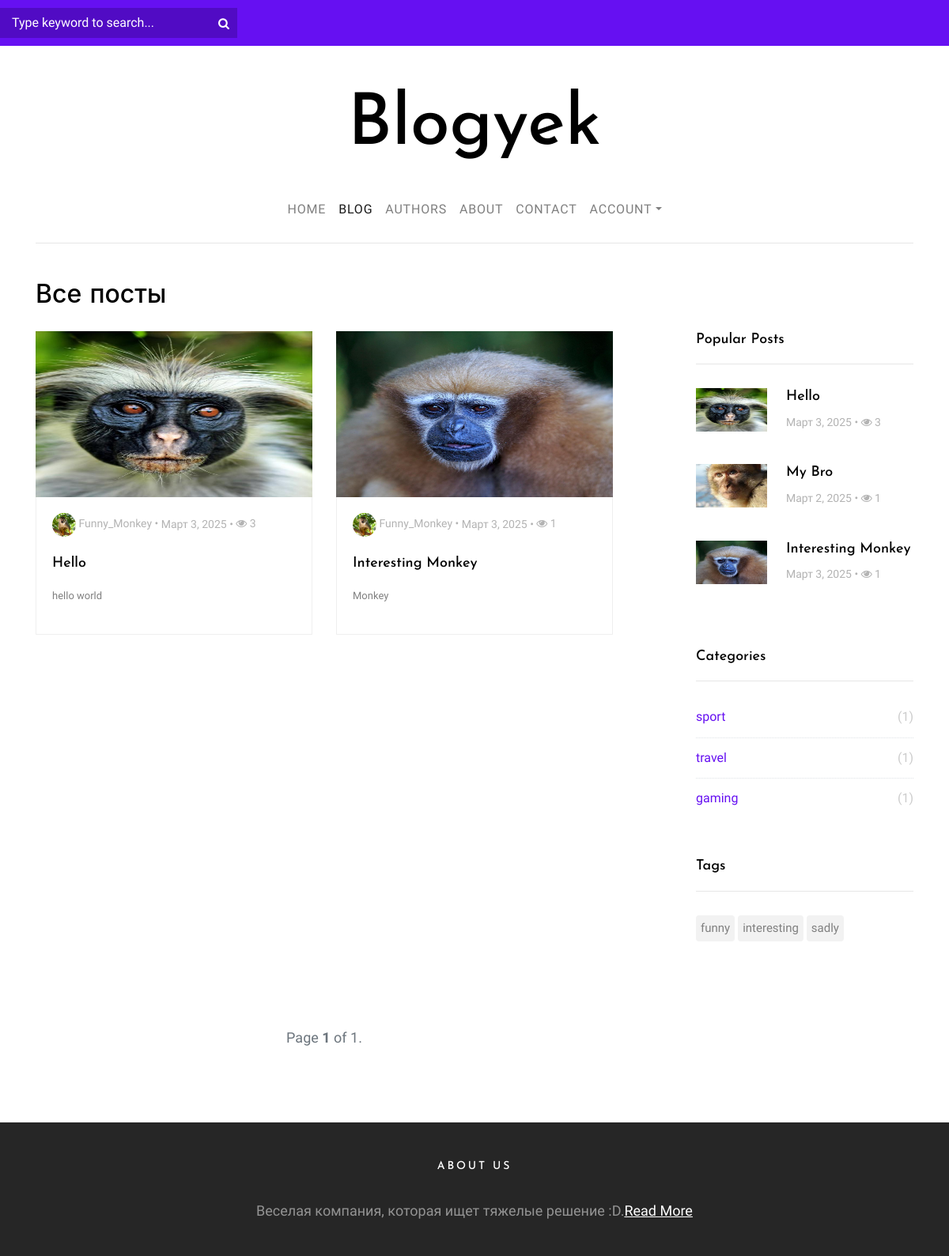
Page /post/ on the committed database.
### posts/models.py (models this page shows, shortened)
class Post(models.Model):
    author = models.ForeignKey(settings.AUTH_USER_MODEL, on_delete=models.CASCADE)  # Автор поста
    category = models.ForeignKey(Category, on_delete=models.CASCADE)  # Категория поста
    tags = models.ManyToManyField(Tag, blank=True, verbose_name='Теги')  # Теги поста
    views = models.ManyToManyField(HitCount, related_name='post_views', blank=True)  # Количество просмотров
    title = models.CharField(max_length=75, verbose_name='Заголовок')  # Заголовок поста
    slug = models.SlugField(unique=True, help_text='Рекомендуется не изменять это вручную.')  # Уникальный slug
    image = models.ImageField(upload_to='posts/%Y/%m/%d/', verbose_name='Изображение')  # Изображение к посту
    content = RichTextField(verbose_name='Контент')  # Контент поста с расширенным текстовым редактором
    created = models.DateTimeField(auto_now_add=True, verbose_name='Дата создания')  # Дата создания поста
    available = models.BooleanField(default=True, verbose_name='Активный/Неактивный')  # Доступность поста
    def getHitCount(self):
        return self.views.count()
    class Meta:
        ordering = ['-created']  # Сортировка постов от новых к старым

class Category(models.Model):
    name = models.CharField(max_length=50, verbose_name='Название категории')  # Название категории
    slug = models.SlugField(unique=True, help_text='Рекомендуется не изменять это вручную.')  # Уникальный slug
    def __str__(self):
        return self.name  # Возвращает название категории в строковом представлении

class Tag(models.Model):
    name = models.CharField(max_length=50, verbose_name='Название тега')  # Название тега
    slug = models.SlugField(unique=True, help_text='Рекомендуется не изменять это вручную.')  # Уникальный slug
    def __str__(self):
        return self.name  # Возвращает название тега в строковом представлении

### users/models.py (models this page shows, shortened)
class UserDetail(models.Model):
    user = models.OneToOneField(User, on_delete=models.CASCADE, verbose_name="Пользователь")
    title = models.CharField(blank=True, null=True, max_length=50, verbose_name="Заголовок")
    description = models.CharField(blank=True, null=True, max_length=250, verbose_name="Описание")
    image = models.ImageField(
        blank=True,
        null=True,
        upload_to="users/",
        default="def_user.png",
        verbose_name="Изображение"
    )

### posts/views.py (the view)
# urls.py: path('', views.PostList, name='posts'),
def PostList(request, category_slug=None, tag_slug=None):
    category_page = None
    tag_page = None
    categories = Category.objects.all()
    tags = Tag.objects.all()
    popularposts = Post.objects.filter(available=True).annotate(viewyek=Count('views')).order_by('-viewyek')[:3]
    context = {}
    if category_slug:
        category_page = get_object_or_404(Category, slug=category_slug)
        posts = Post.objects.filter(available=True, category=category_page).order_by('-created')
        context['title'] = 'Посты по категории'
    elif tag_slug:
        tag_page = get_object_or_404(Tag, slug=tag_slug)
        posts = Post.objects.filter(available=True, tags=tag_page).order_by('-created')
        context['title'] = 'Посты по тегу'
    else:
        posts = Post.objects.filter(available=True).order_by('-created')
        context['title'] = 'Все посты'
    paginator = Paginator(posts, 8)
    page_number = request.GET.get('page')
    post_list = paginator.get_page(page_number)
    context.update({
        'post_list': post_list,
        'popularposts': popularposts,
        'categories': categories,
        'tags': tags,
    })
    return render(request, 'posts.html', context)

### templates/posts.html (shortened to what this page needs)
{% extends 'partials/_base.html' %}
{% load static %}
{% block content %}
    <section class="site-section py-sm pt-5">
    <div class="container">
    <div class="row">
        <div class="col-md-6">
            <h2 class="mb-4">{{ title }}</h2>
        </div>
    </div>
    <div class="row blog-entries">
    <div class="col-md-12 col-lg-8 main-content">
        <div class="row">
            {% if post_list %}
                {% for post in post_list %}
                    <div class="col-md-6">
                        <a href="{% url 'posts:postDetail' post.category.slug post.id post.slug %}" class="blog-entry element-animate" data-animate-effect="fadeIn">
                            <img class="imgyek" style="height: 210px; width: 100%" src="{{ post.image.url }}" alt="Image placeholder">
                            <div class="blog-content-body">
                                <div class="post-meta">
                                    <span class="author"><img src="{{ post.author.userdetail.image.url }}" alt="Colorlib"> {{ post.author.username | title }} &bullet; </span>
                                    <span>{{ post.created | date }} &bullet;</span>
                                    <span><span class="fa fa-eye"></span> {{ post.getHitCount }}</span>
                                </div>
                                <h2>{{ post.title | title | truncatechars:30}}</h2>
                                <p class="mb-0">{{ post.content|safe|truncatechars:125|linebreaks }}</p>
                            </div>
                        </a>
                    </div>
                {% endfor %}
            {% else %}
                <div class="col-md-12">
                    <div class="alert alert-primary" role="alert">
                        The article to be listed was not found!
                    </div>
                </div>
            {% endif %}
        </div>
        <div class="row mt-5">
            <div class="col-md-12 text-center">
                <nav aria-label="Page navigation" class="text-center">
                    <ul class="pagination">
                        <span class="step-links">
                            <span class="current">
                                    Page <span class="font-weight-bold">{{ post_list.number }}</span> of {{ post_list.paginator.num_pages }}.
                            </span>
                        </span>
                    </ul>
                </nav>
            </div>
        </div>
    </div>
{% endblock %}

### templates/partials/_sidebar.html
{% load static %}
<div class="col-md-12 col-lg-4 sidebar">
    {% if popularposts %}
        <div class="sidebar-box">
            <h3 class="heading">Popular Posts</h3>
            <div class="post-entry-sidebar">
                <ul>
                    {% for popularpost in popularposts %}
                        <li>
                            <a href="{% url 'posts:postDetail' popularpost.category.slug popularpost.id popularpost.slug %}">
                                <img style="height: 55px" src="{{ popularpost.image.url }}" alt="popularpost img" class="mr-4">
                                <div class="text">
                                    <h4>{{ popularpost.title | title }}</h4>
                                    <div class="post-meta">
                                        <span>{{ popularpost.created | date }} &bullet;</span>
                                        <span><span class="fa fa-eye"></span> {{ popularpost.getHitCount }}</span>
                                    </div>
                                </div>
                            </a>
                        </li>
                    {% endfor %}
                </ul>
            </div>
        </div>
    {% endif %}
    {% if categories %}
        <div class="sidebar-box">
            <h3 class="heading">Categories</h3>
            <ul class="categories">
                {% for category in categories %}
                    <li><a href="{% url 'posts:posts_by_category' category.slug %}">{{ category }} <span>({{ category.post_set.count }})</span></a></li>
                {% endfor %}
            </ul>
        </div>
    {% endif %}
    {% if tags %}
        <div class="sidebar-box">
            <h3 class="heading">Tags</h3>
            <ul class="tags">
                {% for tag in tags %}
                    <li><a href="{% url 'posts:posts_by_tag' tag.slug %}">{{ tag }}</a></li>
                {% endfor %}
            </ul>
        </div>
    {% endif %}
</div>
</div>
</div>
</section>

### static/css/style.css (style rules this page uses)
body { background: #ccc url("../images/photography.png") repeat; font-family: "Inconsolata", SFMono-Regular, Menlo, Monaco, Consolas, "Liberation Mono", "Courier New", monospace; font-weight: 300; font-size: 18px; line-height: 1.9; color: #6c757d; }
a { -webkit-transition: .3s all ease; -o-transition: .3s all ease; transition: .3s all ease; text-decoration: none; }
h1, h2, h3, h4, h5 { color: #000; font-family: "Josefin Sans", -apple-system, BlinkMacSystemFont, "Segoe UI", Roboto, "Helvetica Neue", Arial, sans-serif, "Apple Color Emoji", "Segoe UI Emoji", "Segoe UI Symbol", "Noto Color Emoji"; }
.site-section { padding: 7em 0; }
.site-section.py-sm { padding: 0em 0; }
.blog-entries .blog-entry { display: block; -webkit-transition: .3s all ease; -o-transition: .3s all ease; transition: .3s all ease; margin-bottom: 30px; position: relative; }
.blog-entries .blog-entry .blog-content-body { padding: 20px; border: 1px solid #efefef; border-top: none; }
.blog-entries .blog-entry img { max-width: 100%; }
.blog-entries .blog-entry h2 { font-size: 18px; line-height: 1.5; }
.blog-entries .blog-entry p { font-size: 13px; color: gray; }
.blog-entries .post-meta { margin-bottom: 20px; font-size: 14px; color: #b3b3b3; }
.blog-entries .post-meta .author img { width: 30px; border-radius: 50%; display: inline-block; }
.sidebar { padding-left: 5em; }
.sidebar-box { margin-bottom: 4em; font-size: 15px; width: 100%; float: left; background: #fff; }
.sidebar-box *:last-child { margin-bottom: 0; }
.sidebar-box .heading { font-size: 18px; margin-bottom: 30px; padding-bottom: 20px; border-bottom: 1px solid #e6e6e6; }
.tags { padding: 0; margin: 0; font-weight: 400; }
.tags li { padding: 0; margin: 0 4px 4px 0; float: left; display: inline-block; }
.tags li a { float: left; display: block; border-radius: 4px; padding: 2px 6px; color: gray; background: #f2f2f2; }
.pagination { margin-bottom: 5em; text-align: center !important; display: block; }
.categories, .sidelink { padding: 0; margin: 0; font-weight: 400; }
.categories li, .sidelink li { padding: 0; margin: 0; position: relative; margin-bottom: 10px; padding-bottom: 10px; border-bottom: 1px dotted #dee2e6; list-style: none; }
.categories li:last-child, .sidelink li:last-child { margin-bottom: 0; border-bottom: none; padding-bottom: 0; }
.categories li a, .sidelink li a { display: block; font-size: 16px; }
.categories li a span, .sidelink li a span { position: absolute; right: 0; top: 0; color: #ccc; -webkit-transition: .3s all ease; -o-transition: .3s all ease; transition: .3s all ease; }
.heading { color: #000; }
.post-entry-sidebar .post-meta { font-size: 14px; color: #b3b3b3; }
.post-entry-sidebar ul { padding: 0; margin: 0; }
.post-entry-sidebar ul li { list-style: none; padding: 0 0 20px 0; margin: 0 0 20px 0; }
.post-entry-sidebar ul li a { display: table; }
.post-entry-sidebar ul li a img { width: 90px; }
.post-entry-sidebar ul li a img, .post-entry-sidebar ul li a .text { display: table-cell; vertical-align: middle; }
.post-entry-sidebar ul li a .text h4 { font-size: 18px; }
.element-animate { opacity: 0; visibility: hidden; }

### rows in the picture
Post: image (picture), author.userdetail.image (picture), author.username "Funny_Monkey", created "Март 3, 2025", getHitCount "3", title "Hello", content "hello world"
Post: image (picture), author.userdetail.image (picture), author.username "Funny_Monkey", created "Март 3, 2025", getHitCount "1", title "Interesting Monkey", content "Monkey"
Post: image (picture), title "My Bro", created "Март 2, 2025", getHitCount "1"
Category: name "sport", post_set.count "1"
Category: name "travel", post_set.count "1"
Category: name "gaming", post_set.count "1"
Tag: name "funny"
Tag: name "interesting"
Tag: name "sadly"

### other values in the picture
{{ title }} "Все посты"
{{ post_list.number }} "1"
{{ post_list.paginator.num_pages }} "1"
